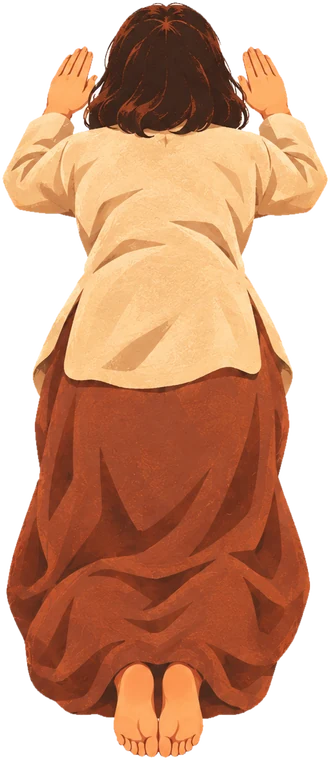
#> input picture web-prototype/assets/casualf-back-lay3.webp, 330 x 760 px, given in place of casualf-back-lay3.webp.webp, which was not available
$ python -i build.py   (imports and definitions only)
#> lines starting #> are read from the running program, lines starting #| are printed output that depends on the picture; after the words box and inside, x2 and y2 are one past the last pixel; in counts of white or black regions, pixels touching at a corner belong together
"""Build the web assets from the cut sprites (raw/) and the original scenes.

    python tools/build.py

- copies the characters, cushions, doors, statue, props and fx into assets/
- splits the decoration sheets (lanterns, cat, petals, ...) into separate files
- measures each character's head width (in original pixels) and writes assets/meta.json so every pose of every
  character can be drawn at a consistent size: standing/walking poses and seated poses are scaled separately
  so the head stays the same size when a person sits down.
"""
import json
import shutil
from pathlib import Path

import numpy as np
from PIL import Image
from scipy import ndimage as ndi
from scipy.ndimage import uniform_filter1d

ROOT = Path(__file__).resolve().parent.parent
RAW = ROOT / "raw"
OUT = ROOT / "assets"
SRC = Path("/home/user/eriklehnsher/phat-tu-online/phat-tu-2d")

TYPES = ["laym", "layf", "nun", "monk", "casualm", "casualf", "elder", "kid", "funny-laym"]
STAND = ["stand", "step-l", "step-r"]
SEATED = ["sit", "pray", "mo", "lay1", "lay2", "lay3", "incense", "kneel-mid"]


# [12 lines left out: function head_width, not called in this run]


def split_sheet(name: str, min_area: int = 1500, grow: int = 14):
#> called with name = '../assets/casualf-back-lay3.webp', min_area = 1500, grow = 14
    im = Image.open(RAW / f"{name}.webp").convert("RGBA")
#> im is the input picture: PIL image 330x760 RGBA; mean R, G, B, A 134.6, 85.4, 57.2, 173.6
    alpha = np.asarray(im.getchannel("A")) > 40
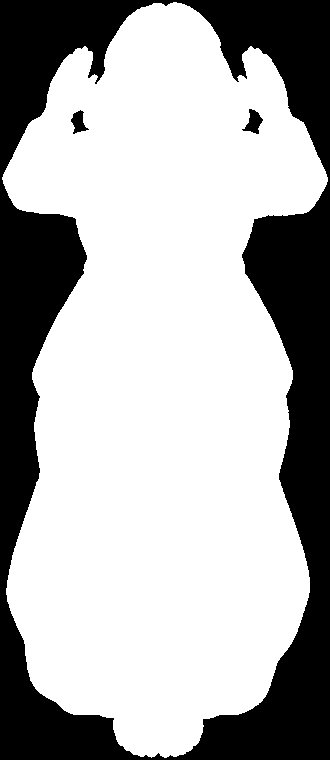
#> alpha: shape (760, 330) bool; 68.5% white; 3 black regions, box (x1, y1, x2, y2) and area: (0, 0, 330, 760) 78406, (242, 109, 263, 134) 270, (71, 110, 89, 134) 229
    grown = ndi.binary_dilation(alpha, iterations=grow)
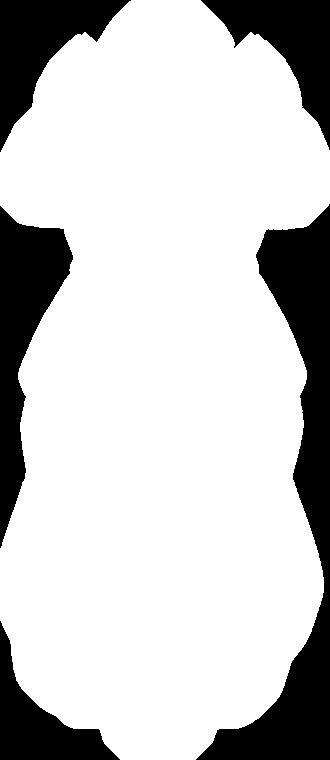
#> grown: shape (760, 330) bool; 78.6% white; 5 black regions, box (x1, y1, x2, y2) and area: (196, 204, 330, 760) 21622, (0, 206, 73, 548) 10706, (0, 0, 131, 152) 7983, (201, 0, 330, 150) 7476, (0, 621, 120, 760) 5869
    labels, n = ndi.label(grown)
#> n = 1
    items = []
    for i, sl in enumerate(ndi.find_objects(labels), 1):
        if sl is None:
            continue
        mask = (labels[sl] == i) & alpha[sl]
        if mask.sum() < min_area:
            continue
        crop = im.crop((sl[1].start, sl[0].start, sl[1].stop, sl[0].stop))
        items.append((sl[0].start, sl[1].start, crop))
#> this loop made 1 pass
#> i on pass 1: 1
#> after the loop, items = 1 item
    # reading order: rows then columns
    items.sort(key=lambda t: (round(t[0] / 120), t[1]))
    names = []
    for k, (_, _, crop) in enumerate(items):
        box = crop.getchannel("A").point(lambda v: 255 if v > 24 else 0).getbbox()
        crop = crop.crop(box) if box else crop
        file = f"{name}-{k}.webp"
        crop.save(OUT / file, "WEBP", quality=88, method=6)
        names.append(file)
#> this loop made 1 pass
#> (box, file) on pass 1: ((2, 2, 328, 758), '../assets/casualf-back-lay3.webp-0.webp')
#> pass 1, in split_sheet, `crop = crop.crop(box) if box else crop`:
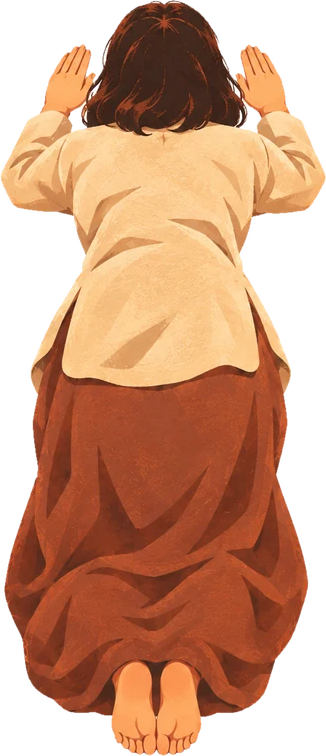
#> crop: PIL image 326x756 RGBA; mean R, G, B, A 136.6, 86.7, 58, 176.7; transparent parts drawn white
#> after the loop, names = ['../assets/casualf-back-lay3.webp-0.webp']
    return names


# [72 lines left out: function main, not called in this run]


# [2 lines not run here, left out]

>>> result = split_sheet('../assets/casualf-back-lay3.webp')
#> result = ['../assets/casualf-back-lay3.webp-0.webp']

$ run again, on web-prototype/assets/casualf-back-step-l.webp
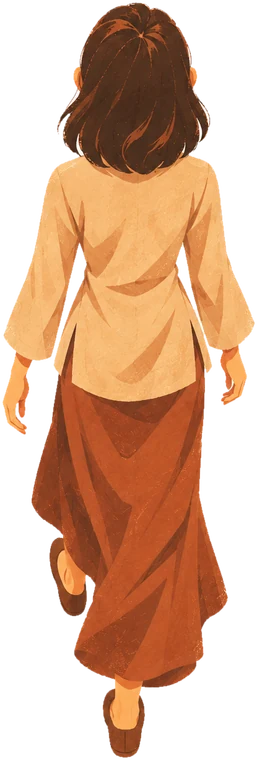
#> input picture web-prototype/assets/casualf-back-step-l.webp, 257 x 760 px, given in place of casualf-back-step-l.webp.webp, which was not available
#> in split_sheet, im is the input picture: PIL image 257x760 RGBA; mean R, G, B, A 116.8, 73.2, 44.6, 142.3
#> in split_sheet, `alpha = np.asarray(im.getchannel("A")) > 40`:
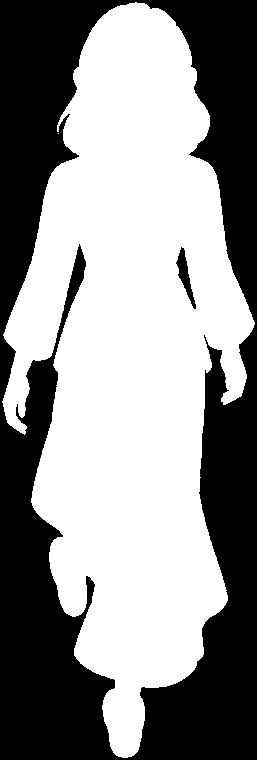
#> alpha: shape (760, 257) bool; 56.5% white; 2 black regions, box (x1, y1, x2, y2) and area: (0, 0, 257, 760) 84608, (176, 247, 196, 309) 427
#> grown: shape (760, 257) bool; 70% white; 10 black regions (4 under 20 px), largest, box (x1, y1, x2, y2) and area: (0, 430, 106, 760) 17314, (144, 393, 257, 760) 17093, (0, 0, 104, 305) 13543, (168, 0, 257, 293) 10530, (253, 342, 257, 361) 51, (40, 374, 44, 383) 23
#> n = 1
#> the loop in split_sheet, `for i, sl in enumerate(ndi.find_objects(labels), 1):` made 1 pass
#> i on pass 1: 1
#> after the loop in split_sheet, `for i, sl in enumerate(ndi.find_objects(labels), 1):`: items = 1 item
#> the loop in split_sheet, `for k, (_, _, crop) in enumerate(items):` made 1 pass
#> box on pass 1: (2, 2, 255, 758)
#> pass 1, in split_sheet, `crop = crop.crop(box) if box else crop`:
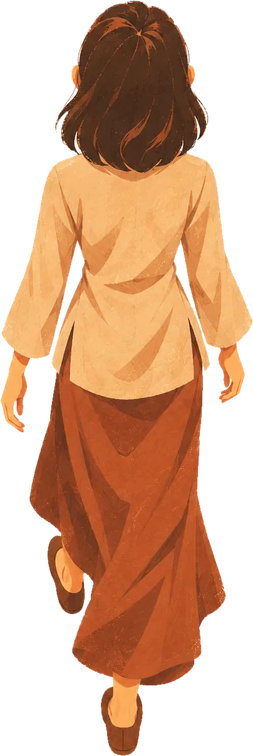
#> crop: PIL image 253x756 RGBA; mean R, G, B, A 118.9, 74.4, 45.3, 145.3; transparent parts drawn white

$ run again, on web-prototype/assets/casualf-front-lay3.webp
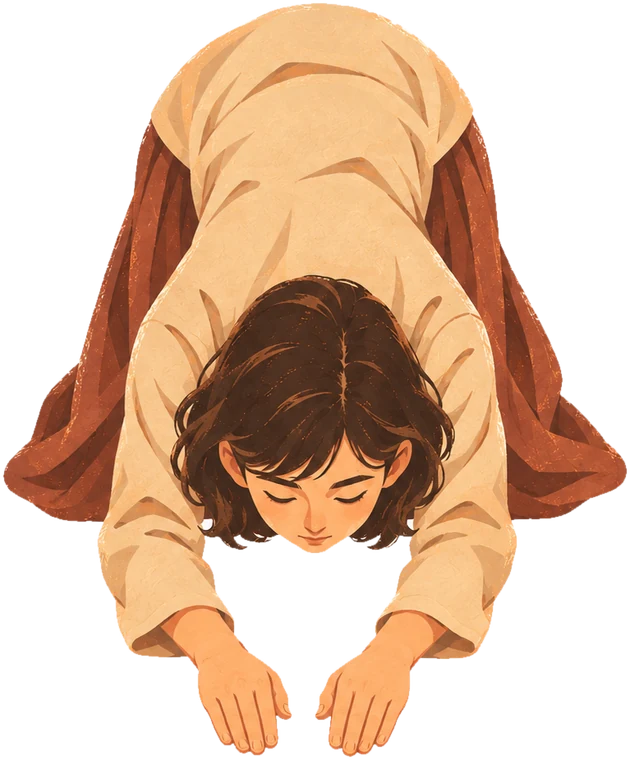
#> input picture web-prototype/assets/casualf-front-lay3.webp, 630 x 760 px, given in place of casualf-front-lay3.webp.webp, which was not available
#> in split_sheet, im is the input picture: PIL image 630x760 RGBA; mean R, G, B, A 112.2, 79.9, 55.4, 137.9
#> in split_sheet, `alpha = np.asarray(im.getchannel("A")) > 40`:
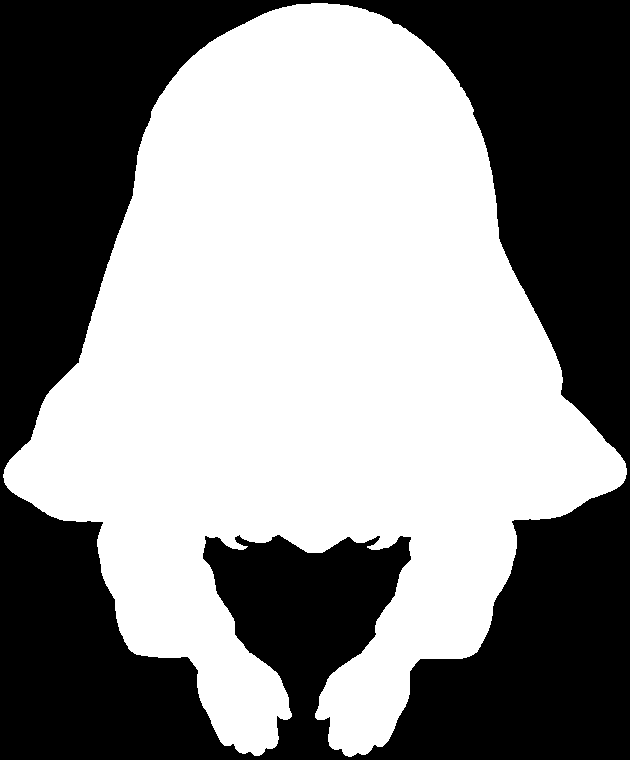
#> alpha: shape (760, 630) bool; 54.4% white; 1 black region, box (x1, y1, x2, y2) and area: (0, 0, 630, 760) 218259
#> grown: shape (760, 630) bool; 61.7% white; 7 black regions (1 under 20 px), largest, box (x1, y1, x2, y2) and area: (380, 0, 630, 449) 50367, (0, 0, 262, 455) 48975, (384, 491, 630, 760) 37307, (0, 495, 224, 760) 32209, (217, 549, 397, 708) 13637, (277, 720, 329, 760) 1013
#> n = 1
#> the loop in split_sheet, `for i, sl in enumerate(ndi.find_objects(labels), 1):` made 1 pass
#> i on pass 1: 1
#> after the loop in split_sheet, `for i, sl in enumerate(ndi.find_objects(labels), 1):`: items = 1 item
#> the loop in split_sheet, `for k, (_, _, crop) in enumerate(items):` made 1 pass
#> (box, file) on pass 1: ((3, 3, 627, 757), '../assets/casualf-front-lay3.webp-0.webp')
#> pass 1, in split_sheet, `crop = crop.crop(box) if box else crop`:
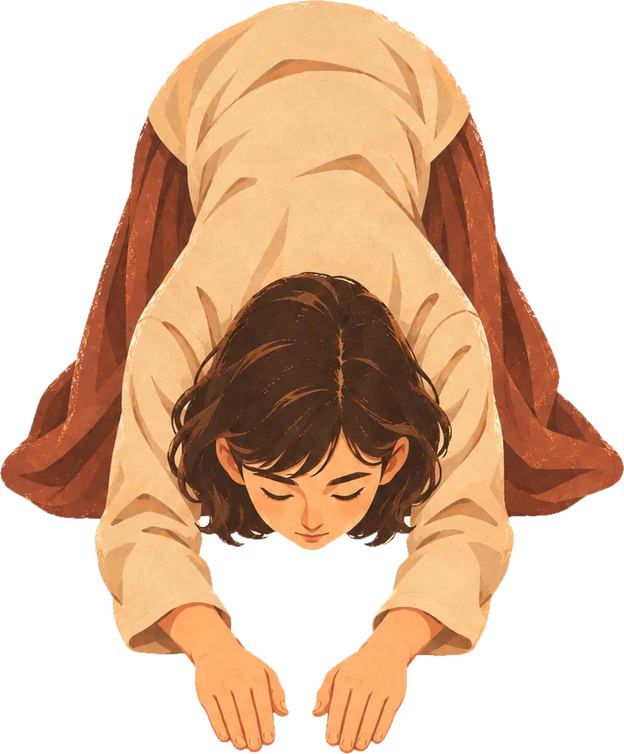
#> crop: PIL image 624x754 RGBA; mean R, G, B, A 113.9, 81.1, 56.1, 140.3; transparent parts drawn white
#> after the loop in split_sheet, `for k, (_, _, crop) in enumerate(items):`: names = ['../assets/casualf-front-lay3.webp-0.webp']

$ run again, on web-prototype/assets/casualf-front-mo.webp
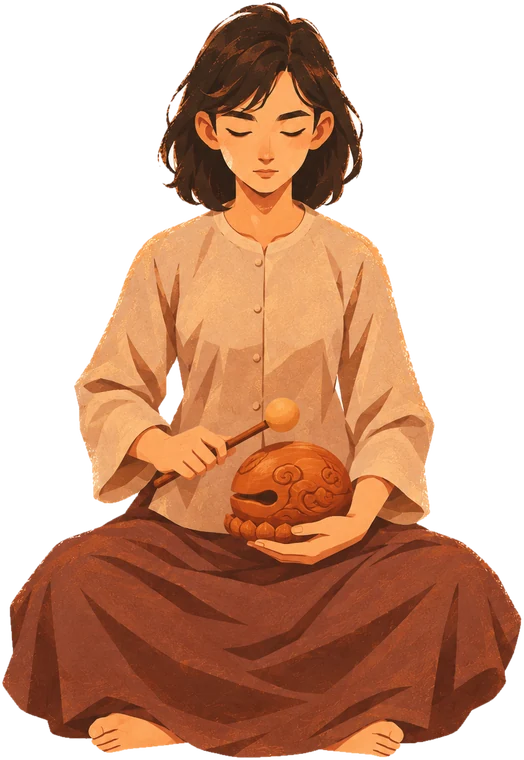
#> input picture web-prototype/assets/casualf-front-mo.webp, 524 x 760 px, given in place of casualf-front-mo.webp.webp, which was not available
#> in split_sheet, im is the input picture: PIL image 524x760 RGBA; mean R, G, B, A 104.4, 61.9, 38.7, 145.7
#> in split_sheet, `alpha = np.asarray(im.getchannel("A")) > 40`:
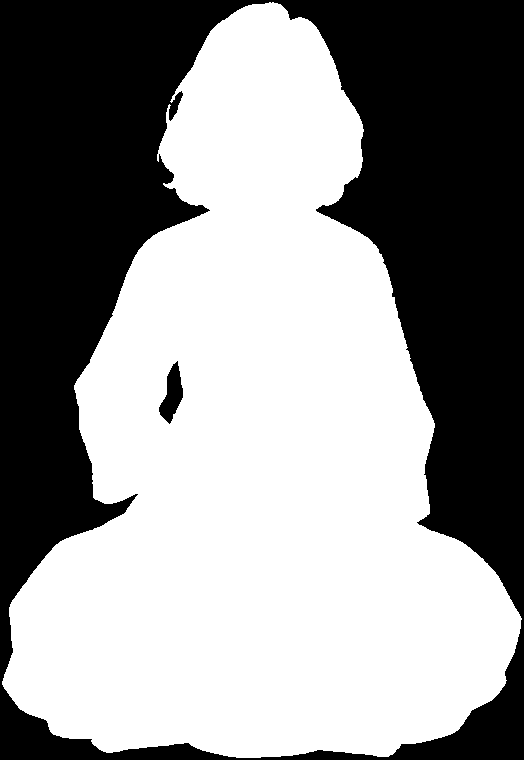
#> alpha: shape (760, 524) bool; 57.4% white; 2 black regions, box (x1, y1, x2, y2) and area: (0, 0, 524, 760) 168674, (159, 361, 183, 424) 804
#> grown: shape (760, 524) bool; 64.3% white; 5 black regions, box (x1, y1, x2, y2) and area: (291, 0, 524, 596) 69912, (0, 0, 231, 598) 66630, (402, 663, 524, 760) 3506, (0, 702, 94, 760) 2094, (169, 757, 191, 760) 43
#> n = 1
#> the loop in split_sheet, `for i, sl in enumerate(ndi.find_objects(labels), 1):` made 1 pass
#> i on pass 1: 1
#> after the loop in split_sheet, `for i, sl in enumerate(ndi.find_objects(labels), 1):`: items = 1 item
#> the loop in split_sheet, `for k, (_, _, crop) in enumerate(items):` made 1 pass
#> (box, file) on pass 1: ((2, 2, 522, 758), '../assets/casualf-front-mo.webp-0.webp')
#> pass 1, in split_sheet, `crop = crop.crop(box) if box else crop`:
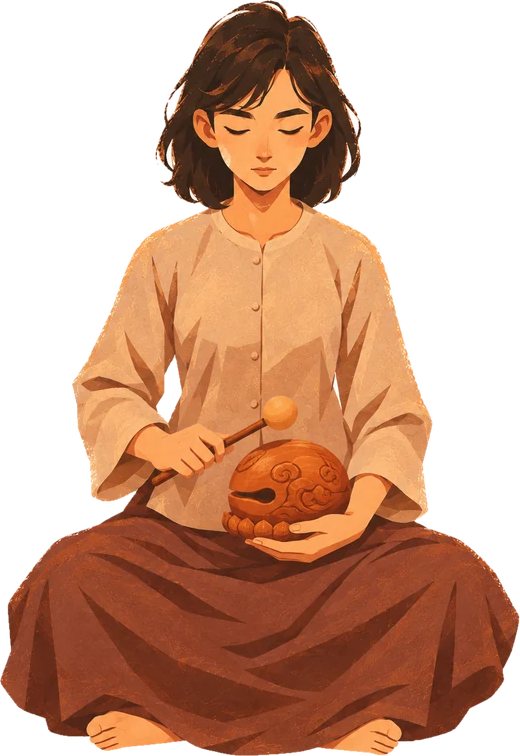
#> crop: PIL image 520x756 RGBA; mean R, G, B, A 105.6, 62.5, 39, 147.6; transparent parts drawn white
#> after the loop in split_sheet, `for k, (_, _, crop) in enumerate(items):`: names = ['../assets/casualf-front-mo.webp-0.webp']
